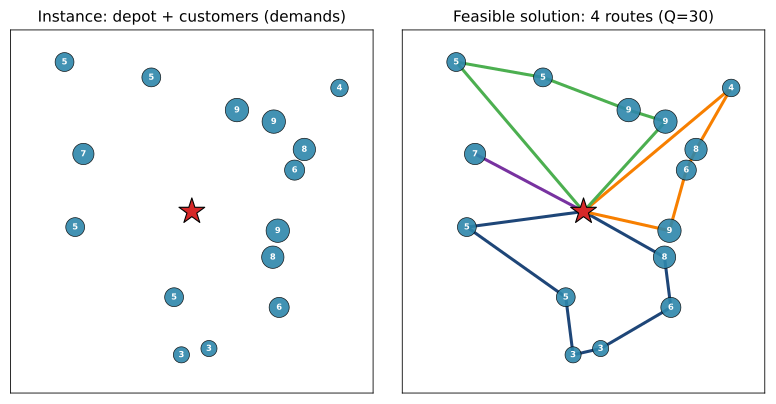

Reproduce this figure in Python.
"""Generate a CVRP example figure: empty instance + same instance with a feasible solution.

Run with: uv run slide/figures/cvrp_example.py
Output:   slide/figures/cvrp_example.pdf
"""
from pathlib import Path

import matplotlib.pyplot as plt
import numpy as np

rng = np.random.default_rng(42)

N = 15
DEPOT = np.array([0.5, 0.5])
customers = rng.uniform(0.05, 0.95, size=(N, 2))
demands = rng.integers(3, 10, size=N)
Q = 30

# Build feasible routes by sweeping customers in angular order around the depot
angles = np.arctan2(customers[:, 1] - DEPOT[1], customers[:, 0] - DEPOT[0])
order = np.argsort(angles)

routes: list[list[int]] = []
current: list[int] = []
load = 0
for idx in order:
    if load + int(demands[idx]) > Q:
        routes.append(current)
        current = []
        load = 0
    current.append(int(idx))
    load += int(demands[idx])
if current:
    routes.append(current)

# Slide-palette colors (matches darkblue / myorange / mygreen / mypurple)
ROUTE_COLORS = ["#1E4678", "#F77F00", "#4CAF50", "#7832A0"]
CUSTOMER_COLOR = "#2E86AB"
DEPOT_COLOR = "#D62828"

fig, (ax1, ax2) = plt.subplots(1, 2, figsize=(8, 4))


def plot_instance(ax, draw_routes: bool) -> None:
    sizes = 60 + 25 * demands
    ax.scatter(
        customers[:, 0], customers[:, 1], s=sizes,
        c=CUSTOMER_COLOR, edgecolor="black", linewidth=0.5, alpha=0.9, zorder=3,
    )
    for i, (x, y) in enumerate(customers):
        ax.annotate(
            str(int(demands[i])), (x, y),
            fontsize=6, ha="center", va="center",
            color="white", fontweight="bold", zorder=4,
        )
    ax.scatter(
        [DEPOT[0]], [DEPOT[1]], marker="*", s=380,
        c=DEPOT_COLOR, edgecolor="black", linewidth=0.8, zorder=5,
    )
    if draw_routes:
        for r, route in enumerate(routes):
            color = ROUTE_COLORS[r % len(ROUTE_COLORS)]
            pts = np.vstack([DEPOT, customers[route], DEPOT])
            ax.plot(pts[:, 0], pts[:, 1], "-", color=color,
                    linewidth=2.2, zorder=2)
    ax.set_xlim(-0.02, 1.02)
    ax.set_ylim(-0.02, 1.02)
    ax.set_xticks([])
    ax.set_yticks([])
    ax.set_aspect("equal")
    for spine in ax.spines.values():
        spine.set_linewidth(0.6)


plot_instance(ax1, draw_routes=False)
ax1.set_title("Instance: depot + customers (demands)", fontsize=11)

plot_instance(ax2, draw_routes=True)
ax2.set_title(f"Feasible solution: {len(routes)} routes (Q={Q})", fontsize=11)

plt.tight_layout()

out_path = Path(__file__).resolve().parent / "cvrp_example.pdf"
plt.savefig(out_path, bbox_inches="tight", dpi=300)
print(f"Wrote {out_path}")
